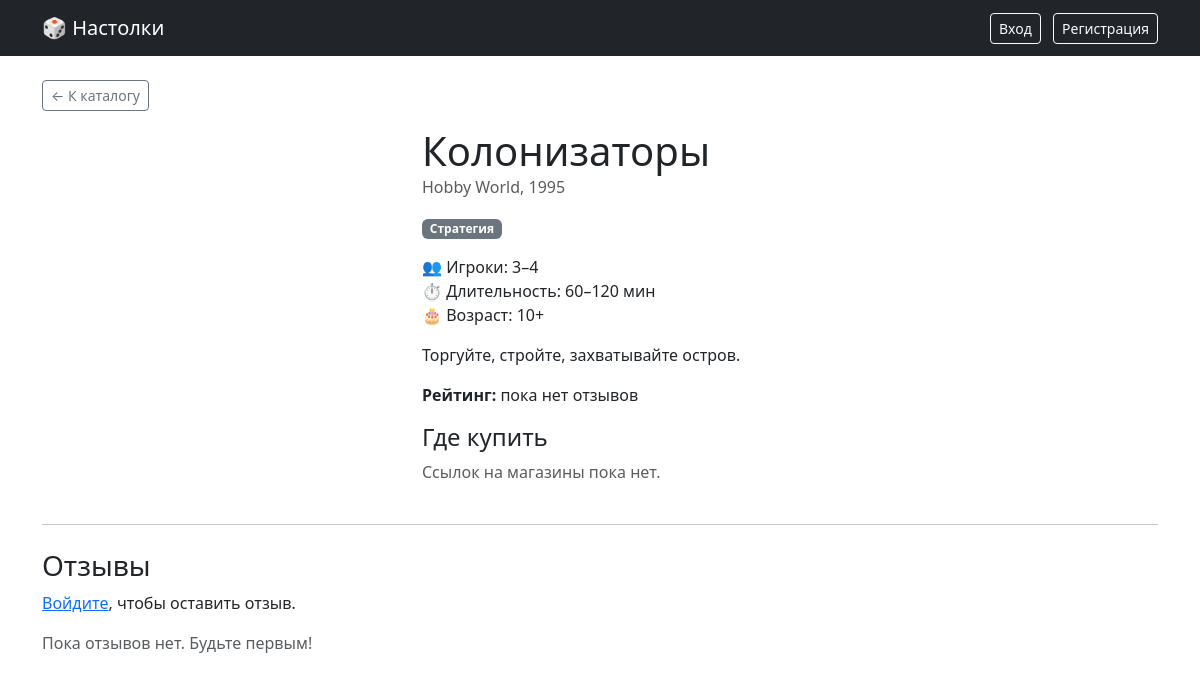
The page /game/2 on the database its author committed.
### models.py (models this page shows)
class Game(db.Model):
    __tablename__ = "games"
    id = db.Column(db.Integer, primary_key=True)
    title = db.Column(db.String(200), nullable=False)
    description = db.Column(db.Text)
    image_url = db.Column(db.String(500))
    min_players = db.Column(db.Integer, default=1)
    max_players = db.Column(db.Integer, default=4)
    min_age = db.Column(db.Integer, default=6)
    min_duration = db.Column(db.Integer, default=30)
    max_duration = db.Column(db.Integer, default=60)
    genre = db.Column(db.String(50))
    publisher = db.Column(db.String(100))
    year = db.Column(db.Integer)
    reviews = db.relationship(
        "Review", backref="game", cascade="all, delete-orphan", lazy=True
    )
    store_links = db.relationship(
        "StoreLink", backref="game", cascade="all, delete-orphan", lazy=True
    )
    @property
    def avg_rating(self):
        if not self.reviews:
            return None
        return round(sum(r.rating for r in self.reviews) / len(self.reviews), 1)

### app.py (the view)
@app.route("/game/<int:game_id>")
def game_detail(game_id: int):
    game = db.get_or_404(Game, game_id)
    user_review = None
    if current_user.is_authenticated:
        user_review = Review.query.filter_by(
            game_id=game.id, user_id=current_user.id
        ).first()
    sort = request.args.get("sort", "newest")
    reviews = list(game.reviews)
    if sort == "oldest":
        reviews.sort(key=lambda r: r.created_at)
    elif sort == "highest":
        reviews.sort(key=lambda r: (-r.rating, r.created_at))
    elif sort == "lowest":
        reviews.sort(key=lambda r: (r.rating, r.created_at))
    elif sort == "helpful":
        reviews.sort(key=lambda r: -len(r.helpful_votes))
    else:  # newest
        reviews.sort(key=lambda r: r.created_at, reverse=True)
    return render_template(
        "game.html", game=game, user_review=user_review, reviews=reviews, sort=sort
    )

### templates/game.html (shortened to what this page needs)
{% extends "base.html" %}
{% block content %}
<a href="{{ url_for('index') }}" class="btn btn-sm btn-outline-secondary mb-3">← К каталогу</a>
<div class="row">
    <div class="col-md-4">
    </div>
    <div class="col-md-8">
        <div class="d-flex align-items-center gap-3">
    <h1 class="mb-0">{{ game.title }}</h1>
        </div>
        <p class="text-muted">
            {{ game.publisher or "" }}{% if game.year %}, {{ game.year }}{% endif %}
        </p>
        {% if game.genre %}<p><span class="badge bg-secondary">{{ game.genre }}</span></p>{% endif %}
        <ul class="list-unstyled">
            <li>👥 Игроки: {{ game.min_players }}–{{ game.max_players }}</li>
            <li>⏱ Длительность: {{ game.min_duration }}–{{ game.max_duration }} мин</li>
            <li>🎂 Возраст: {{ game.min_age }}+</li>
        </ul>
        <p>{{ game.description or "" }}</p>
        <p>
            <strong>Рейтинг:</strong>
            {% if game.avg_rating %}
                ⭐ {{ game.avg_rating }} / 5 ({{ game.reviews|length }} отзывов)
            {% else %}
                пока нет отзывов
            {% endif %}
        </p>
        <h4>Где купить</h4>
{% if game.store_links %}
    <ul class="list-group mb-3">
        {% for link in game.store_links %}
            <li class="list-group-item d-flex justify-content-between align-items-center">
                <div>
                    <a href="{{ link.url }}" target="_blank" rel="noopener">
                        {{ link.store_name }}
                    </a>
                    {% if link.price %}<span class="text-muted"> — {{ link.price }} ₽</span>{% endif %}
                </div>
                {% if current_user.is_authenticated and current_user.is_admin %}
                    <form method="post"
                          action="{{ url_for('delete_store_link', game_id=game.id, link_id=link.id) }}"
                          onsubmit="return confirm('Удалить ссылку?');">
                        <button class="btn btn-sm btn-outline-danger">×</button>
                    </form>
                {% endif %}
            </li>
        {% endfor %}
    </ul>
{% else %}
    <p class="text-muted">Ссылок на магазины пока нет.</p>
{% endif %}
    </div>
</div>
<hr class="my-4">
<h3 class="mt-4">Отзывы</h3>
{% if current_user.is_authenticated %}
    {% if not user_review %}
        <form method="post" action="{{ url_for('add_review', game_id=game.id) }}" class="mb-4 p-3 bg-light rounded">
            <h6>Оставить отзыв</h6>
            <div class="mb-2">
                <select name="rating" class="form-select form-select-sm" required>
                    <option value="5">5 — отлично</option>
                    <option value="4">4 — хорошо</option>
                    <option value="3">3 — нормально</option>
                    <option value="2">2 — так себе</option>
                    <option value="1">1 — плохо</option>
                </select>
            </div>
            <div class="mb-2">
                <textarea name="text" class="form-control form-control-sm" rows="3" placeholder="Поделитесь впечатлениями..."></textarea>
            </div>
            <button class="btn btn-sm btn-primary">Отправить</button>
        </form>
    {% endif %}
{% else %}
    <p><a href="{{ url_for('login', next=request.path) }}">Войдите</a>, чтобы оставить отзыв.</p>
{% endif %}
{% for review in reviews %}
    {% set is_mine = current_user.is_authenticated and current_user.id == review.user_id %}
    {% set user_helped = false %}
    {% if current_user.is_authenticated %}
        {% set user_helped = review.helpful_votes | selectattr('user_id', 'equalto', current_user.id) | list | length > 0 %}
    {% endif %}
    <div class="card mb-2">
        <div class="card-body">
            <div class="d-flex justify-content-between align-items-start">
                <div>
                    <strong>{{ review.author.username }}</strong>
                    <span class="text-warning">
                        {% for _ in range(review.rating) %}★{% endfor %}{% for _ in range(5 - review.rating) %}☆{% endfor %}
                    </span>
                    <small class="text-muted">
                        {{ review.created_at.strftime("%d.%m.%Y") }}
                        {% if review.updated_at %}(изменён){% endif %}
                    </small>
                </div>
                {% if is_mine or (current_user.is_authenticated and current_user.is_admin) %}
                    <div class="d-flex gap-1">
                        {% if is_mine %}
                            <details>
                                <summary class="btn btn-sm btn-outline-primary">✎</summary>
                                <form method="post"
                                      action="{{ url_for('edit_review', game_id=game.id, review_id=review.id) }}"
                                      class="mt-2 p-2 border rounded" style="min-width: 250px;">
                                    <select name="rating" class="form-select form-select-sm mb-2" required>
                                        {% for n in [5,4,3,2,1] %}
                                            <option value="{{ n }}" {% if review.rating == n %}selected{% endif %}>{{ n }}</option>
                                        {% endfor %}
                                    </select>
                                    <textarea name="text" class="form-control form-control-sm mb-2" rows="3">{{ review.text or '' }}</textarea>
                                    <button class="btn btn-sm btn-primary">Сохранить</button>
                                </form>
                            </details>
                        {% endif %}
                        <form method="post"
                              action="{{ url_for('delete_review', game_id=game.id, review_id=review.id) }}"
                              onsubmit="return confirm('Удалить отзыв?');">
                            <button class="btn btn-sm btn-outline-danger">×</button>
                        </form>
                    </div>
                {% endif %}
            </div>
            <p class="mb-2 mt-2">{{ review.text or '' }}</p>
            <div>
                {% if current_user.is_authenticated and not is_mine %}
                    <form method="post"
                          action="{{ url_for('toggle_helpful', review_id=review.id) }}"
                          class="d-inline">
                        <button class="btn btn-sm {{ 'btn-primary' if user_helped else 'btn-outline-secondary' }}">
                            👍 Полезно ({{ review.helpful_votes|length }})
                        </button>
                    </form>
                {% else %}
                    <span class="text-muted small">👍 Полезно ({{ review.helpful_votes|length }})</span>
                {% endif %}
            </div>
        </div>
    </div>
{% else %}
    <p class="text-muted">Пока отзывов нет. Будьте первым!</p>
{% endfor %}
{% endblock %}

### rows shown on the page
Game: title "Колонизаторы", publisher "Hobby World", year "1995", genre "Стратегия", min_players "3", max_players "4", min_duration "60", max_duration "120", min_age "10", description "Торгуйте, стройте, захватывайте остров."
